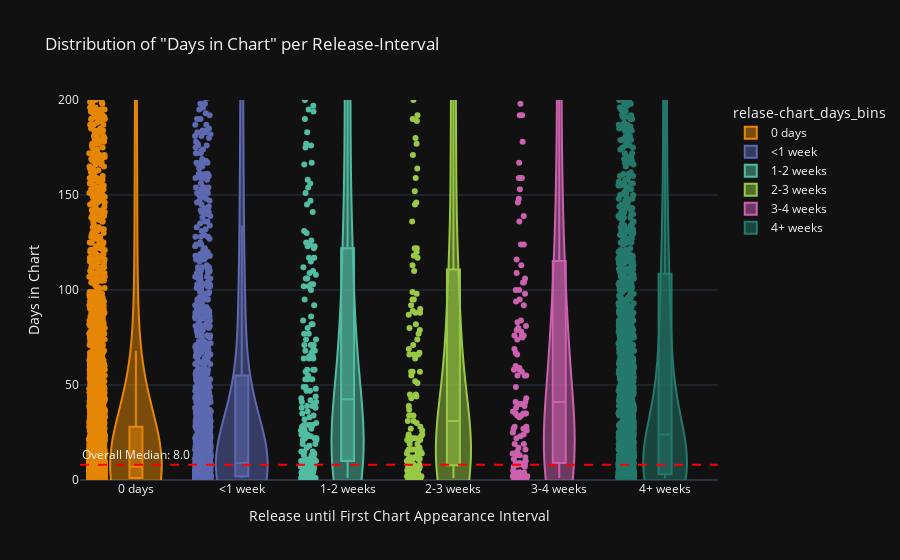

Notebook source saved alongside this figure:
### Code cell
# Violin chart 

fig = px.violin(
    df,
    x='relase-chart_days_bins',
    y='max_days_on_chart',
    box=True,  
    points='all',  
    color='relase-chart_days_bins',
    color_discrete_sequence=px.colors.qualitative.Vivid,
    title='Distribution of "Days in Chart" per Release-Interval',
    category_orders={
        'relase-chart_days_bins': ['0 days', '<1 week', '1-2 weeks', '2-3 weeks', '3-4 weeks', '4+ weeks']
    }
)

overall_median = df['max_days_on_chart'].median()
fig.add_hline(
    y=overall_median,
    line_dash="dash",
    line_color="red",
    annotation_text=f"Overall Median: {overall_median:.1f}",
    annotation_position="top left"
)

fig.update_layout(
    xaxis_title="Release until First Chart Appearance Interval",
    yaxis_title="Days in Chart",
    yaxis=dict(range=[0, 200]),  
    template="plotly_dark",
)

fig.show()

### Figure 1 — Plotly figure (JSON) as saved in the notebook; plotly's stock layout.template omitted (floating-point values rounded to 4 significant figures; data arrays with more than 128 entries replaced by an {"elided": "..."} marker saying what was removed)
{"data": [{"alignmentgroup": "True", "box": {"visible": true}, "hovertemplate": "relase-chart_days_bins=%{x}<br>max_days_on_chart=%{y}<extra></extra>", "legendgroup": "0 days", "marker": {"color": "rgb(229, 134, 6)"}, "name": "0 days", "offsetgroup": "0 days", "orientation": "v", "points": "all", "scalegroup": "True", "showlegend": true, "type": "violin", "x": {"elided": "4932 str values"}, "x0": " ", "xaxis": "x", "y": {"elided": "4932 int values"}, "y0": " ", "yaxis": "y"}, {"alignmentgroup": "True", "box": {"visible": true}, "hovertemplate": "relase-chart_days_bins=%{x}<br>max_days_on_chart=%{y}<extra></extra>", "legendgroup": "<1 week", "marker": {"color": "rgb(93, 105, 177)"}, "name": "<1 week", "offsetgroup": "<1 week", "orientation": "v", "points": "all", "scalegroup": "True", "showlegend": true, "type": "violin", "x": {"elided": "1787 str values"}, "x0": " ", "xaxis": "x", "y": {"elided": "1787 int values"}, "y0": " ", "yaxis": "y"}, {"alignmentgroup": "True", "box": {"visible": true}, "hovertemplate": "relase-chart_days_bins=%{x}<br>max_days_on_chart=%{y}<extra></extra>", "legendgroup": "1-2 weeks", "marker": {"color": "rgb(82, 188, 163)"}, "name": "1-2 weeks", "offsetgroup": "1-2 weeks", "orientation": "v", "points": "all", "scalegroup": "True", "showlegend": true, "type": "violin", "x": {"elided": "214 str values"}, "x0": " ", "xaxis": "x", "y": {"elided": "214 int values"}, "y0": " ", "yaxis": "y"}, {"alignmentgroup": "True", "box": {"visible": true}, "hovertemplate": "relase-chart_days_bins=%{x}<br>max_days_on_chart=%{y}<extra></extra>", "legendgroup": "2-3 weeks", "marker": {"color": "rgb(153, 201, 69)"}, "name": "2-3 weeks", "offsetgroup": "2-3 weeks", "orientation": "v", "points": "all", "scalegroup": "True", "showlegend": true, "type": "violin", "x": {"elided": "157 str values"}, "x0": " ", "xaxis": "x", "y": {"elided": "157 int values"}, "y0": " ", "yaxis": "y"}, {"alignmentgroup": "True", "box": {"visible": true}, "hovertemplate": "relase-chart_days_bins=%{x}<br>max_days_on_chart=%{y}<extra></extra>", "legendgroup": "3-4 weeks", "marker": {"color": "rgb(204, 97, 176)"}, "name": "3-4 weeks", "offsetgroup": "3-4 weeks", "orientation": "v", "points": "all", "scalegroup": "True", "showlegend": true, "type": "violin", "x": {"elided": "143 str values"}, "x0": " ", "xaxis": "x", "y": {"elided": "143 int values"}, "y0": " ", "yaxis": "y"}, {"alignmentgroup": "True", "box": {"visible": true}, "hovertemplate": "relase-chart_days_bins=%{x}<br>max_days_on_chart=%{y}<extra></extra>", "legendgroup": "4+ weeks", "marker": {"color": "rgb(36, 121, 108)"}, "name": "4+ weeks", "offsetgroup": "4+ weeks", "orientation": "v", "points": "all", "scalegroup": "True", "showlegend": true, "type": "violin", "x": {"elided": "1872 str values"}, "x0": " ", "xaxis": "x", "y": {"elided": "1872 int values"}, "y0": " ", "yaxis": "y"}], "layout": {"annotations": [{"showarrow": false, "text": "Overall Median: 8.0", "x": 0, "xanchor": "left", "xref": "x domain", "y": 8, "yanchor": "bottom", "yref": "y"}], "legend": {"title": {"text": "relase-chart_days_bins"}, "tracegroupgap": 0}, "shapes": [{"line": {"color": "red", "dash": "dash"}, "type": "line", "x0": 0, "x1": 1, "xref": "x domain", "y0": 8, "y1": 8, "yref": "y"}], "title": {"text": "Distribution of \"Days in Chart\" per Release-Interval"}, "violinmode": "overlay", "xaxis": {"anchor": "y", "categoryarray": ["0 days", "<1 week", "1-2 weeks", "2-3 weeks", "3-4 weeks", "4+ weeks"], "categoryorder": "array", "domain": [0, 1], "title": {"text": "Release until First Chart Appearance Interval"}}, "yaxis": {"anchor": "x", "domain": [0, 1], "range": [0, 200], "title": {"text": "Days in Chart"}}}}
